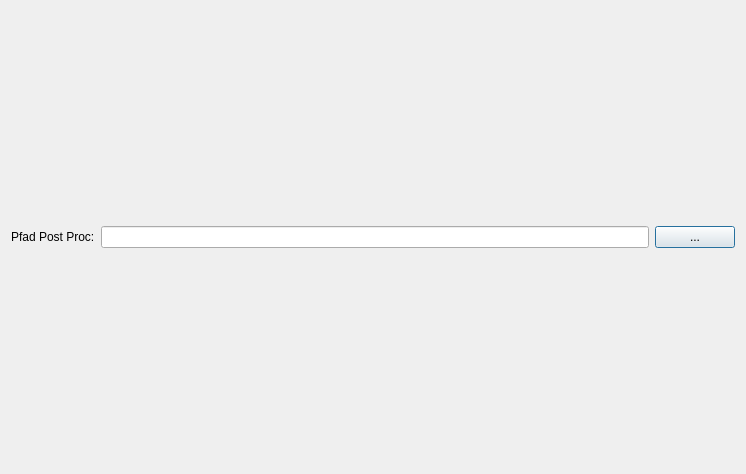
<?xml version="1.0" encoding="UTF-8"?>
<ui version="4.0">
 <class>PVTPostProcDialog</class>
 <widget class="QDialog" name="PVTPostProcDialog">
  <property name="geometry">
   <rect>
    <x>0</x>
    <y>0</y>
    <width>746</width>
    <height>474</height>
   </rect>
  </property>
  <property name="windowTitle">
   <string>Dialog</string>
  </property>
  <layout class="QGridLayout" name="gridLayout">
   <item row="0" column="0">
    <layout class="QHBoxLayout" name="horizontalLayout">
     <item>
      <widget class="QLabel" name="label">
       <property name="text">
        <string>Pfad Post Proc:</string>
       </property>
      </widget>
     </item>
     <item>
      <widget class="QLineEdit" name="lineEditPostProcPath"/>
     </item>
     <item>
      <widget class="QPushButton" name="pushButtonDirectory">
       <property name="text">
        <string>...</string>
       </property>
      </widget>
     </item>
    </layout>
   </item>
  </layout>
 </widget>
 <resources/>
 <connections/>
</ui>
